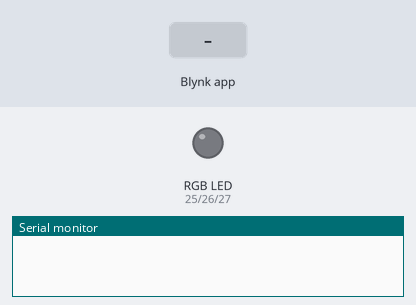
Simulated run of this sketch. Board: ESP32. Shown: an RGB LED mixed from three pins (HIGH = lit), the last lines printed to the serial monitor. The test bench sets the inputs (shaded band). WiFi joins after 1.5 s; servers stay silent unless stated.

Above: at 3.0 s.
3.1 s: Blynk app writes 1 to V2
At 4.1 s:
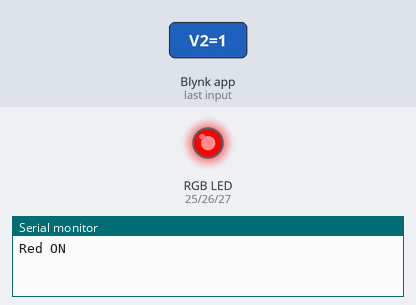
4.6 s: Blynk app writes 1 to V3
At 5.2 s:
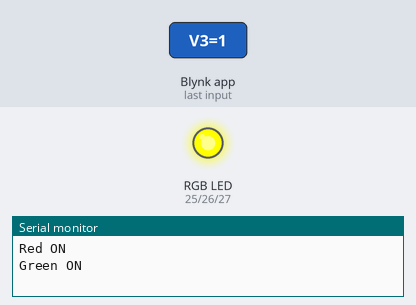
6.1 s: Blynk app writes 0 to V2
At 6.4 s:
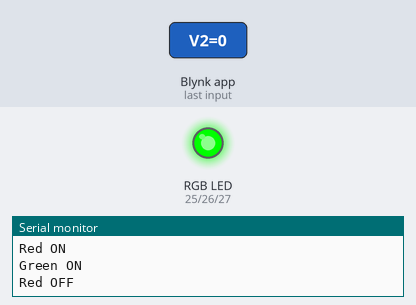
7.6 s: Blynk app writes 1 to V4
At 8.7 s:
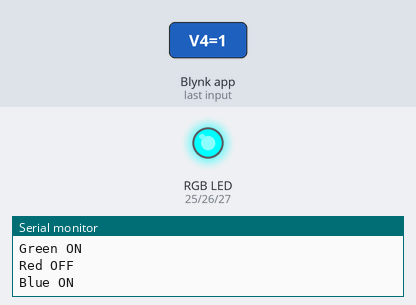
9.1 s: Blynk app writes 0 to V3
At 9.9 s:
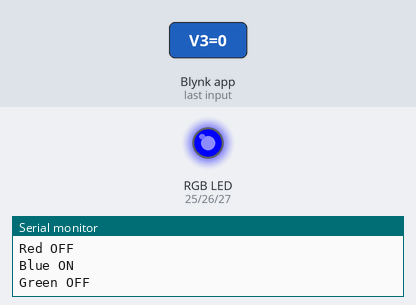
10.6 s: Blynk app writes 200 to V2
At 11.0 s:
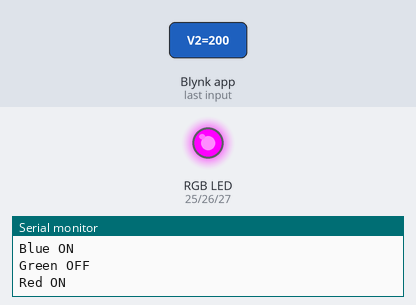
Timing chart, 0 to 13.1 s (numbered marks = the images above; inputs shaded):
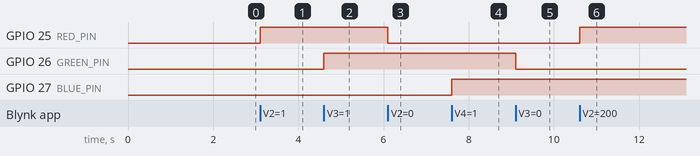

Measured:
- after the input at 3.1 s, GPIO 25 (RED_PIN): LOW → HIGH at once
- after the input at 4.6 s, GPIO 26 (GREEN_PIN): LOW → HIGH at once
- after the input at 6.1 s, GPIO 25 (RED_PIN): HIGH → LOW at once
- after the input at 7.6 s, GPIO 27 (BLUE_PIN): LOW → HIGH at once
- after the input at 9.1 s, GPIO 26 (GREEN_PIN): HIGH → LOW at once
- after the input at 10.6 s, GPIO 25 (RED_PIN): LOW → HIGH at once

The sketch:

ESP32_RGB.ino
```cpp
#define BLYNK_TEMPLATE_ID "TMPL3ccgWAFbi"
#define BLYNK_TEMPLATE_NAME "RGB"
#define BLYNK_AUTH_TOKEN "JZUetuDa4j3KQ9mR4_U5BXWO9J6o2ODQ"

#include <WiFi.h>
#include <BlynkSimpleEsp32.h>

char ssid[] = "Luminar_Ruckus4";
char pass[] = "space_bar";

// Define RGB Pins
#define RED_PIN 25
#define GREEN_PIN 26
#define BLUE_PIN 27

void setup() {
  Serial.begin(115200);
  Blynk.begin(BLYNK_AUTH_TOKEN, ssid, pass);

  pinMode(RED_PIN, OUTPUT);
  pinMode(GREEN_PIN, OUTPUT);
  pinMode(BLUE_PIN, OUTPUT);

  // Turn off initially
  digitalWrite(RED_PIN, LOW);
  digitalWrite(GREEN_PIN, LOW);
  digitalWrite(BLUE_PIN, LOW);
}

// Red control
BLYNK_WRITE(V2) {
  int state = param.asInt();
  digitalWrite(RED_PIN, state);
  Serial.println(state ? "Red ON" : "Red OFF");
}

// Green control
BLYNK_WRITE(V3) {
  int state = param.asInt();
  digitalWrite(GREEN_PIN, state);
  Serial.println(state ? "Green ON" : "Green OFF");
}

// Blue control
BLYNK_WRITE(V4) {
  int state = param.asInt();
  digitalWrite(BLUE_PIN, state);
  Serial.println(state ? "Blue ON" : "Blue OFF");
}

void loop() {
  Blynk.run();
}
```
